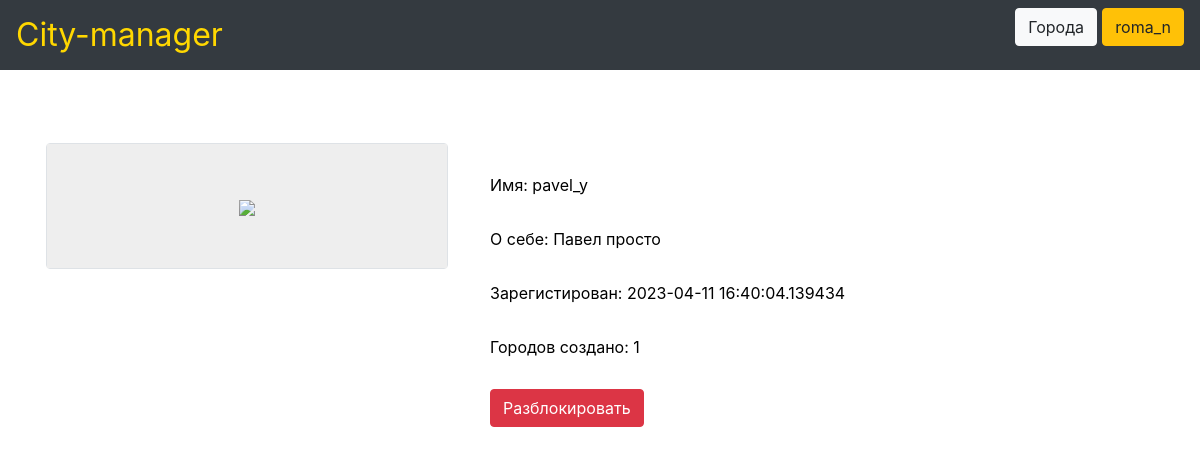
The app's page /users/2 (signed in) with its own data.
### data/users.py (models this page shows, shortened)
class User(SqlAlchemyBase, UserMixin):
    __tablename__ = 'users'
    id = sqlalchemy.Column(sqlalchemy.Integer,
                           primary_key=True, autoincrement=True)
    name = sqlalchemy.Column(sqlalchemy.String, unique=True, nullable=True)
    about = sqlalchemy.Column(sqlalchemy.String, nullable=True)
    email = sqlalchemy.Column(sqlalchemy.String,
                              index=True, unique=True, nullable=True)
    photo = sqlalchemy.Column(sqlalchemy.BLOB, nullable=True)
    hashed_password = sqlalchemy.Column(sqlalchemy.String, nullable=True)
    created_date = sqlalchemy.Column(sqlalchemy.DateTime,
                                     default=datetime.datetime.now)
    def city_count(self):
        db_sess = db_session.create_session()
        cities = db_sess.query(City).filter(City.user_id == self.id).all()
        return len(cities)

### main.py (the view)
@app.route('/users/<int:id>', methods=['GET', 'POST'])
@login_required
def user_profile(id):
    if request.method == "GET":
        db_sess = db_session.create_session()
        user = db_sess.query(User).filter(User.id == id).first()
        if user:
            b_users = db_sess.query(BUsers.id).filter(BUsers.user_id == current_user.id).all()
            if b_users:
                b_users = [blocked_user[0] for blocked_user in b_users]
            return render_template('user.html', title=user.name, user=user, b_users=b_users)
        else:
            abort(404)

### data/db_session.py (called while the page is built)
def create_session() -> Session:
    global __factory
    return __factory()

### main.py (called while the page is built)
@login_manager.user_loader
def load_user(user_id):
    db_sess = db_session.create_session()
    return db_sess.query(User).get(user_id)

### templates/user.html
{% extends "base.html" %}
{% block content %}
<br><br><br>
<table border="0" class="profile-table">
    <tr><td valign="top">
        <div class="col-md6 border rounded">
            <div class="profile-ava">
                <img src="{{ url_for('userava', id=user.id) }}">
            </div>
        </div>
    </td>
    <td valign="top" class="profile-panel">
                   <ul class="profile-info">
                   <li style="user_info">Имя: {{ user.name }}</li>
                   <li style="user_info">О себе: {{ user.about }}</li>
                   <li style="user_info">Зарегистирован: {{ user.created_date  }}</li>
                   <li style="user_info">Городов создано: {{ user.city_count()  }}</li>
                   {% if user.id == current_user.id %}
                   <li><a class="btn btn-warning" href="{{url_for('blocked_users')}}">Заблокированные</a></li>
                   <li><a class="btn btn-dark" href="{{url_for('selected_cities')}}">Избранное</a></li>
                   <li><a class="btn btn-danger" href="{{url_for('logout')}}">Выйти из профиля</a></li>
                   {% elif user.id not in b_users %}
                   <li><a class="btn btn-danger" href="{{url_for('block', id=user.id)}}">Заблокировать</a></li>
                   {% else %}
                   <li><a class="btn btn-danger" href="{{url_for('unblock', id=user.id)}}">Разблокировать</a></li>
                   {% endif %}
                   </ul>
         </td></tr>
</table>
{% endblock %}

### templates/base.html (shortened to what this page needs)
<!doctype html>
<html lang="en">
<head>
    <link rel="stylesheet"
          href="https://stackpath.bootstrapcdn.com/bootstrap/4.4.1/css/bootstrap.min.css"
>
    <link rel="stylesheet" type="text/css" href="{{url_for('static', filename='css/style.css')}}" />
</head>
<body>
<header>
    <nav class="navbar navbar-dark bg-dark">
        <a style="color: gold; margin-left: 0; margin-right: auto; width: 16em;font-size: 2rem;" href="/">City-manager</a>
        {% if current_user.is_authenticated %}
        <p>
            <a class="btn btn-light" href="/main">Города</a>
            <a class="btn btn-warning" href="/users/{{ current_user.id }}">{{ current_user.name }}</a>
        </p>
        {% else %}
        <p>
            <a class="btn btn-light" href="/register">Зарегистрироваться</a>
            <a class="btn btn-warning" href="/login">Войти</a>
        </p>
        {% endif %}
    </nav>
</header>
<main role="main" class="container">
    {% block content %}{% endblock %}
</main>
</body>
</html>

### static/css/style.css (style rules this page uses)
p { color: black; font-size: 1.2em }
.profile-ava { width: 400px; text-align: center; overflow: hidden; background: #eee; padding: 50px; }
.profile-ava img { max-width: 300px; height: auto; }
.profile-panel { padding: 10 10 10 10px; }
ul.profile-info { list-style: none; margin: 10px 0 0 0; padding: 10; color: #000000; }
ul.profile-info li { margin-top: 30px; }
.profile-table { font-size: 2.em }

### records on screen
User: name "roma_n"
User: name "pavel_y", about "Павел просто", created_date "2023-04-11 16:40:04.139434"

### other values on screen
{{ user.city_count() }} "1"
